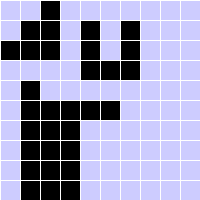
Frame 1 (no input)
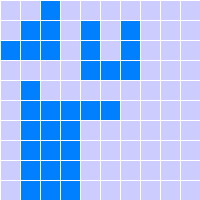
Frame 2 (the mouse pressed at the canvas centre, redrawn once)

The Processing sketch that drew these frames (run headless with seeded random() and noise(); the mouse was pressed at the canvas centre and the sketch redrawn once):

// Processing sketch: Mine
// ── Mine.pde

Cell [][] grid;
int row=10, col=10, count=0;
int [] dx = {1, 0, -1, 0};
int [] dy = {0, 1, 0, -1};
int [][] map = {
              {0, 0, 1, 0, 0, 0, 0, 0, 0, 0},
              {0, 1, 1, 0, 1, 0, 1, 0, 0, 0},
              {1, 1, 1, 0, 1, 0, 1, 0, 0, 0},
              {0, 0, 0, 0, 1, 1, 1, 0, 0, 0},
              {0, 1, 0, 0, 0, 0, 0, 0, 0, 0},
              {0, 1, 1, 1, 1, 1, 0, 0, 0, 0},
              {0, 1, 1, 1, 0, 0, 0, 0, 0, 0},
              {0, 1, 1, 1, 0, 0, 0, 0, 0, 0},
              {0, 1, 1, 1, 0, 0, 0, 0, 0, 0},
              {0, 1, 1, 1, 0, 0, 0, 0, 0, 0}
            };

void setup() {
  size(200, 200);
  grid = new Cell[row][col];
  for(int i=0;i<row;i++)
    for(int j=0;j<col;j++)
      grid[i][j]=new Cell(j*20, i*20, 20, 20, 0);
  mapReadArray();
  noLoop();
}

void mapReadArray() {
  for(int i=0;i<row;i++)
    for(int j=0;j<col;j++)
      if(map[i][j]==0) grid[i][j].setGrid(color(205, 204, 255));
      else grid[i][j].setGrid(0);
}

void draw() {
  background(255);
  for(int i=0;i<row;i++)
    for(int j=0;j<col;j++)
      grid[i][j].display();
}

void mousePressed() {
  solve();
}

void solve() {
  for(int i=0;i<row;i++)
    for(int j=0;j<col;j++)
      if(grid[i][j].c==0) {
        dfs(i, j, color(0, 128, 255));
        count++;
      }
  
  loop();
  println(count);
}

void dfs(int x, int y, color c) {
  grid[x][y].setGrid(c);
  for(int i=0;i<4;i++){
    int nx=x+dx[i], ny=y+dy[i];
    if(safe(nx, ny))
      if(grid[nx][ny].c==0) dfs(nx, ny, c);
  }
}

boolean safe(int x, int y) {
  return (x>=0 && x<10) && (y>=0 && y<10);
}
// ── Cell.pde
class Cell {
  float x, y;
  float w, h;
  color c;
  Cell(float tx, float ty, float tw, float th, color tc) {
    x=tx;
    y=ty;
    w=tw;
    h=th;
    c=tc;
  }
  void setGrid(color sc) {
    c=sc;
  }
  void display() {
    stroke(255);
    fill(c);
    rect(x, y, w, h);
  }
}
